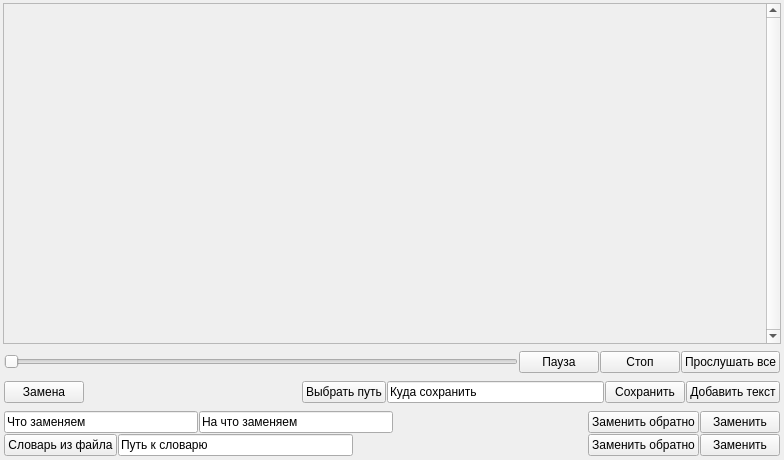
<?xml version="1.0" encoding="UTF-8"?>
<ui version="4.0">
 <class>Form</class>
 <widget class="QWidget" name="Form">
  <property name="geometry">
   <rect>
    <x>0</x>
    <y>0</y>
    <width>784</width>
    <height>460</height>
   </rect>
  </property>
  <property name="windowTitle">
   <string>Form</string>
  </property>
  <layout class="QVBoxLayout" name="verticalLayout_2">
   <property name="leftMargin">
    <number>3</number>
   </property>
   <property name="topMargin">
    <number>3</number>
   </property>
   <property name="rightMargin">
    <number>3</number>
   </property>
   <property name="bottomMargin">
    <number>3</number>
   </property>
   <item>
    <widget class="QScrollArea" name="scrollArea">
     <property name="sizePolicy">
      <sizepolicy hsizetype="Expanding" vsizetype="Expanding">
       <horstretch>0</horstretch>
       <verstretch>0</verstretch>
      </sizepolicy>
     </property>
     <property name="acceptDrops">
      <bool>false</bool>
     </property>
     <property name="verticalScrollBarPolicy">
      <enum>Qt::ScrollBarAlwaysOn</enum>
     </property>
     <property name="horizontalScrollBarPolicy">
      <enum>Qt::ScrollBarAsNeeded</enum>
     </property>
     <property name="widgetResizable">
      <bool>true</bool>
     </property>
     <widget class="QWidget" name="scrollAreaWidgetContents">
      <property name="geometry">
       <rect>
        <x>0</x>
        <y>0</y>
        <width>762</width>
        <height>331</height>
       </rect>
      </property>
      <layout class="QHBoxLayout" name="horizontalLayout_2">
       <item>
        <layout class="QVBoxLayout" name="vlayout_text">
         <property name="sizeConstraint">
          <enum>QLayout::SetDefaultConstraint</enum>
         </property>
         <item>
          <spacer name="horizontalSpacer_2">
           <property name="orientation">
            <enum>Qt::Horizontal</enum>
           </property>
           <property name="sizeHint" stdset="0">
            <size>
             <width>40</width>
             <height>20</height>
            </size>
           </property>
          </spacer>
         </item>
        </layout>
       </item>
      </layout>
     </widget>
    </widget>
   </item>
   <item>
    <widget class="QWidget" name="widget_3" native="true">
     <property name="sizePolicy">
      <sizepolicy hsizetype="Expanding" vsizetype="Minimum">
       <horstretch>0</horstretch>
       <verstretch>0</verstretch>
      </sizepolicy>
     </property>
     <layout class="QHBoxLayout" name="horizontalLayout_6">
      <property name="spacing">
       <number>1</number>
      </property>
      <property name="leftMargin">
       <number>1</number>
      </property>
      <property name="topMargin">
       <number>1</number>
      </property>
      <property name="rightMargin">
       <number>1</number>
      </property>
      <property name="bottomMargin">
       <number>1</number>
      </property>
      <item>
       <widget class="QSlider" name="horizontalSlider">
        <property name="orientation">
         <enum>Qt::Horizontal</enum>
        </property>
       </widget>
      </item>
      <item>
       <widget class="QPushButton" name="pause_all">
        <property name="text">
         <string>Пауза</string>
        </property>
       </widget>
      </item>
      <item>
       <widget class="QPushButton" name="stop_all">
        <property name="text">
         <string>Стоп</string>
        </property>
       </widget>
      </item>
      <item>
       <widget class="QPushButton" name="start_all">
        <property name="text">
         <string>Прослушать все</string>
        </property>
       </widget>
      </item>
     </layout>
    </widget>
   </item>
   <item>
    <widget class="QWidget" name="widget_2" native="true">
     <property name="sizePolicy">
      <sizepolicy hsizetype="Expanding" vsizetype="Minimum">
       <horstretch>0</horstretch>
       <verstretch>0</verstretch>
      </sizepolicy>
     </property>
     <layout class="QHBoxLayout" name="horizontalLayout_4">
      <property name="spacing">
       <number>1</number>
      </property>
      <property name="leftMargin">
       <number>1</number>
      </property>
      <property name="topMargin">
       <number>1</number>
      </property>
      <property name="rightMargin">
       <number>1</number>
      </property>
      <property name="bottomMargin">
       <number>1</number>
      </property>
      <item>
       <widget class="QPushButton" name="replace_all_btn">
        <property name="text">
         <string>Замена</string>
        </property>
       </widget>
      </item>
      <item>
       <spacer name="horizontalSpacer_5">
        <property name="orientation">
         <enum>Qt::Horizontal</enum>
        </property>
        <property name="sizeHint" stdset="0">
         <size>
          <width>40</width>
          <height>20</height>
         </size>
        </property>
       </spacer>
      </item>
      <item>
       <widget class="QPushButton" name="get_path_all_audio">
        <property name="text">
         <string>Выбрать путь</string>
        </property>
       </widget>
      </item>
      <item>
       <widget class="QLineEdit" name="audio_path">
        <property name="text">
         <string>Куда сохранить</string>
        </property>
       </widget>
      </item>
      <item>
       <widget class="QPushButton" name="save_all">
        <property name="text">
         <string>Сохранить</string>
        </property>
       </widget>
      </item>
      <item>
       <widget class="QPushButton" name="add_text">
        <property name="text">
         <string>Добавить текст</string>
        </property>
       </widget>
      </item>
     </layout>
    </widget>
   </item>
   <item>
    <widget class="QWidget" name="wd_replace" native="true">
     <layout class="QVBoxLayout" name="verticalLayout_4">
      <property name="spacing">
       <number>1</number>
      </property>
      <property name="leftMargin">
       <number>1</number>
      </property>
      <property name="topMargin">
       <number>1</number>
      </property>
      <property name="rightMargin">
       <number>1</number>
      </property>
      <property name="bottomMargin">
       <number>1</number>
      </property>
      <item>
       <layout class="QHBoxLayout" name="horizontalLayout_5">
        <item>
         <widget class="QLineEdit" name="tab_replace_in">
          <property name="text">
           <string>Что заменяем</string>
          </property>
         </widget>
        </item>
        <item>
         <widget class="QLineEdit" name="tab_replace_out">
          <property name="text">
           <string>На что заменяем</string>
          </property>
         </widget>
        </item>
        <item>
         <spacer name="horizontalSpacer_4">
          <property name="orientation">
           <enum>Qt::Horizontal</enum>
          </property>
          <property name="sizeHint" stdset="0">
           <size>
            <width>40</width>
            <height>20</height>
           </size>
          </property>
         </spacer>
        </item>
        <item>
         <widget class="QPushButton" name="tab_replace_reverse_button">
          <property name="text">
           <string>Заменить обратно</string>
          </property>
         </widget>
        </item>
        <item>
         <widget class="QPushButton" name="tab_replace_button">
          <property name="text">
           <string>Заменить</string>
          </property>
         </widget>
        </item>
       </layout>
      </item>
      <item>
       <layout class="QHBoxLayout" name="horizontalLayout_3">
        <item>
         <widget class="QPushButton" name="tab_words_patch">
          <property name="text">
           <string>Словарь из файла</string>
          </property>
         </widget>
        </item>
        <item>
         <widget class="QLineEdit" name="tab_path_to_words">
          <property name="text">
           <string>Путь к словарю</string>
          </property>
         </widget>
        </item>
        <item>
         <spacer name="horizontalSpacer_3">
          <property name="orientation">
           <enum>Qt::Horizontal</enum>
          </property>
          <property name="sizeHint" stdset="0">
           <size>
            <width>40</width>
            <height>20</height>
           </size>
          </property>
         </spacer>
        </item>
        <item>
         <widget class="QPushButton" name="tab_replace_reverse_words">
          <property name="text">
           <string>Заменить обратно</string>
          </property>
         </widget>
        </item>
        <item>
         <widget class="QPushButton" name="tab_replace_words">
          <property name="text">
           <string>Заменить</string>
          </property>
         </widget>
        </item>
       </layout>
      </item>
     </layout>
    </widget>
   </item>
  </layout>
 </widget>
 <resources/>
 <connections/>
</ui>
